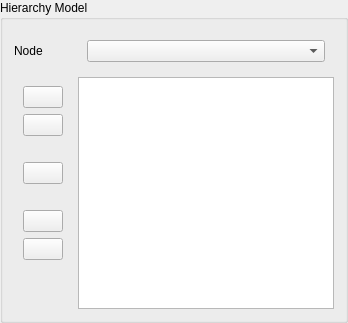
          <widget class="QGroupBox" name="ghierarchymodelpropertiesm3">
           <property name="sizePolicy">
            <sizepolicy hsizetype="Preferred" vsizetype="Preferred">
             <horstretch>30</horstretch>
             <verstretch>0</verstretch>
            </sizepolicy>
           </property>
           <property name="title">
            <string>Hierarchy Model</string>
           </property>
           <layout class="QVBoxLayout" name="verticalLayout_34">
            <item>
             <widget class="QSplitter" name="shierarchymodelpropertiesm3">
              <property name="orientation">
               <enum>Qt::Vertical</enum>
              </property>
              <widget class="QWidget" name="whierarchymodelm3" native="true">
               <layout class="QGridLayout" name="gridLayoutm9">
                <item row="1" column="2">
                 <widget class="QTreeView" name="hierarchymodeltreeviewm3">
                  <property name="alternatingRowColors">
                   <bool>true</bool>
                  </property>
                  <property name="selectionMode">
                   <enum>QAbstractItemView::SingleSelection</enum>
                  </property>
                  <attribute name="headerMinimumSectionSize">
                   <number>50</number>
                  </attribute>
                 </widget>
                </item>
                <item row="0" column="0">
                 <widget class="QLabel" name="lhierarchym3">
                  <property name="text">
                   <string>Node</string>
                  </property>
                 </widget>
                </item>
                <item row="0" column="2">
                 <widget class="QWidget" name="wtypem3" native="true">
                  <layout class="QGridLayout" name="nodetypelayout_3" columnstretch="1">
                   <item row="0" column="0">
                    <widget class="QComboBox" name="cbnodetypem3"/>
                   </item>
                  </layout>
                 </widget>
                </item>
                <item row="1" column="0">
                 <widget class="QWidget" name="waddnodem3" native="true">
                  <layout class="QVBoxLayout" name="verticalLayout_35">
                   <item>
                    <widget class="QPushButton" name="baddsubnodem3">
                     <property name="toolTip">
                      <string>Add SubNode</string>
                     </property>
                     <property name="text">
                      <string/>
                     </property>
                     <property name="icon">
                      <iconset resource="icons.qrc">
                       <normaloff>:/icons/iaddsubnode.png</normaloff>:/icons/iaddsubnode.png</iconset>
                     </property>
                     <property name="iconSize">
                      <size>
                       <width>25</width>
                       <height>25</height>
                      </size>
                     </property>
                    </widget>
                   </item>
                   <item>
                    <widget class="QPushButton" name="baddsiblingnodem3">
                     <property name="toolTip">
                      <string>Add SiblingNode</string>
                     </property>
                     <property name="text">
                      <string/>
                     </property>
                     <property name="icon">
                      <iconset resource="icons.qrc">
                       <normaloff>:/icons/iaddsiblingnode.png</normaloff>:/icons/iaddsiblingnode.png</iconset>
                     </property>
                     <property name="iconSize">
                      <size>
                       <width>25</width>
                       <height>25</height>
                      </size>
                     </property>
                    </widget>
                   </item>
                   <item>
                    <spacer name="verticalSpacer_5">
                     <property name="orientation">
                      <enum>Qt::Vertical</enum>
                     </property>
                     <property name="sizeType">
                      <enum>QSizePolicy::Fixed</enum>
                     </property>
                     <property name="sizeHint" stdset="0">
                      <size>
                       <width>20</width>
                       <height>20</height>
                      </size>
                     </property>
                    </spacer>
                   </item>
                   <item>
                    <widget class="QPushButton" name="bdeletenodem3">
                     <property name="toolTip">
                      <string>Delete Node</string>
                     </property>
                     <property name="text">
                      <string/>
                     </property>
                     <property name="icon">
                      <iconset resource="icons.qrc">
                       <normaloff>:/icons/ideletenode.png</normaloff>:/icons/ideletenode.png</iconset>
                     </property>
                     <property name="iconSize">
                      <size>
                       <width>25</width>
                       <height>25</height>
                      </size>
                     </property>
                    </widget>
                   </item>
                   <item>
                    <spacer name="verticalSpacer_6">
                     <property name="orientation">
                      <enum>Qt::Vertical</enum>
                     </property>
                     <property name="sizeType">
                      <enum>QSizePolicy::Fixed</enum>
                     </property>
                     <property name="sizeHint" stdset="0">
                      <size>
                       <width>20</width>
                       <height>20</height>
                      </size>
                     </property>
                    </spacer>
                   </item>
                   <item>
                    <widget class="QPushButton" name="bexpandallm3">
                     <property name="toolTip">
                      <string>Expand all</string>
                     </property>
                     <property name="text">
                      <string/>
                     </property>
                     <property name="icon">
                      <iconset resource="icons.qrc">
                       <normaloff>:/icons/iexpandall.png</normaloff>:/icons/iexpandall.png</iconset>
                     </property>
                     <property name="iconSize">
                      <size>
                       <width>25</width>
                       <height>25</height>
                      </size>
                     </property>
                    </widget>
                   </item>
                   <item>
                    <widget class="QPushButton" name="bcollapseallm3">
                     <property name="toolTip">
                      <string>Collapse All</string>
                     </property>
                     <property name="text">
                      <string/>
                     </property>
                     <property name="icon">
                      <iconset resource="icons.qrc">
                       <normaloff>:/icons/icollapseall.png</normaloff>:/icons/icollapseall.png</iconset>
                     </property>
                     <property name="iconSize">
                      <size>
                       <width>25</width>
                       <height>25</height>
                      </size>
                     </property>
                    </widget>
                   </item>
                   <item>
                    <spacer name="verticalSpacerm3">
                     <property name="orientation">
                      <enum>Qt::Vertical</enum>
                     </property>
                     <property name="sizeHint" stdset="0">
                      <size>
                       <width>20</width>
                       <height>40</height>
                      </size>
                     </property>
                    </spacer>
                   </item>
                  </layout>
                 </widget>
                </item>
               </layout>
              </widget>
             </widget>
            </item>
           </layout>
          </widget>
